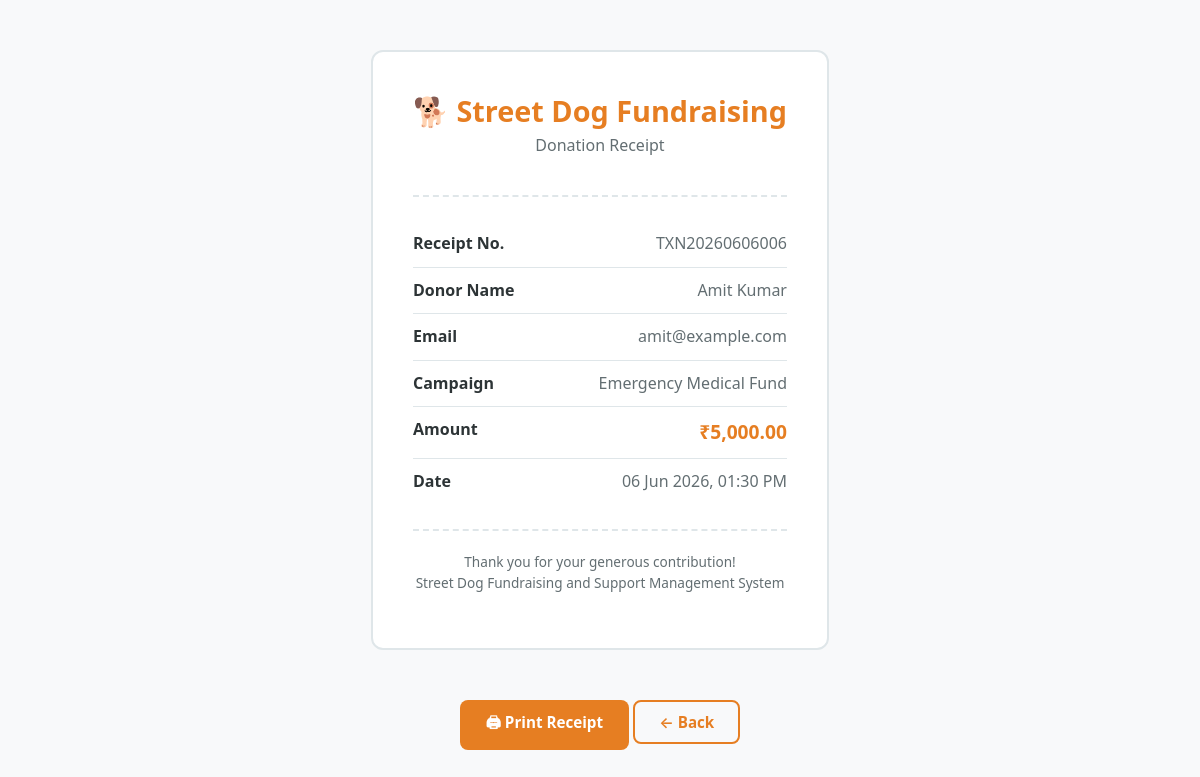
The page /php/admin/receipt.php?id=6 (signed in) on the database its author committed.
### tables this page shows
CREATE TABLE donations (
    id INT AUTO_INCREMENT PRIMARY KEY,
    user_id INT NOT NULL,
    campaign_id INT NOT NULL,
    amount DECIMAL(12, 2) NOT NULL,
    transaction_id VARCHAR(50) NOT NULL UNIQUE,
    is_anonymous TINYINT(1) NOT NULL DEFAULT 0,
    date DATETIME DEFAULT CURRENT_TIMESTAMP,
    FOREIGN KEY (user_id) REFERENCES users(id) ON DELETE CASCADE,
    FOREIGN KEY (campaign_id) REFERENCES campaigns(id) ON DELETE CASCADE,
    INDEX idx_user (user_id),
    INDEX idx_campaign (campaign_id),
    INDEX idx_date (date)
);

CREATE TABLE users (
    id INT AUTO_INCREMENT PRIMARY KEY,
    name VARCHAR(100) NOT NULL,
    email VARCHAR(150) NOT NULL UNIQUE,
    password VARCHAR(255) NOT NULL,
    role ENUM('admin', 'donor', 'volunteer') NOT NULL DEFAULT 'donor',
    status ENUM('active', 'inactive') NOT NULL DEFAULT 'active',
    security_question VARCHAR(255) DEFAULT NULL,
    security_answer VARCHAR(255) DEFAULT NULL,
    created_at DATETIME DEFAULT CURRENT_TIMESTAMP,
    updated_at DATETIME DEFAULT CURRENT_TIMESTAMP ON UPDATE CURRENT_TIMESTAMP,
    INDEX idx_email (email),
    INDEX idx_role (role)
);

CREATE TABLE campaigns (
    id INT AUTO_INCREMENT PRIMARY KEY,
    title VARCHAR(200) NOT NULL,
    description TEXT NOT NULL,
    goal_amount DECIMAL(12, 2) NOT NULL,
    current_amount DECIMAL(12, 2) NOT NULL DEFAULT 0.00,
    deadline DATE NOT NULL,
    image VARCHAR(255) DEFAULT NULL,
    status ENUM('active', 'completed', 'closed', 'deleted') NOT NULL DEFAULT 'active',
    created_at DATETIME DEFAULT CURRENT_TIMESTAMP,
    updated_at DATETIME DEFAULT CURRENT_TIMESTAMP ON UPDATE CURRENT_TIMESTAMP,
    INDEX idx_status (status),
    INDEX idx_deadline (deadline)
);

### php/functions.php (called while the page is built, shortened)
<?php
require_once __DIR__ . '/config.php';
function dbQuery($sql, $params = [], $types = '') {
    global $conn;
    $stmt = $conn->prepare($sql);
    if (!empty($params)) {
        $stmt->bind_param($types, ...$params);
    }
    $stmt->execute();
    return $stmt;
}
function dbFetchOne($sql, $params = [], $types = '') {
    $stmt = dbQuery($sql, $params, $types);
    $result = $stmt->get_result();
    $row = $result->fetch_assoc();
    return $row;
}
function formatCurrency($amount) {
    return '₹' . number_format($amount, 2);
}
function formatDateTime($date) {
    return date('d M Y, h:i A', strtotime($date));
}

### php/admin/receipt.php (the view, shortened to what this page needs)
<?php
require_once dirname(__DIR__) . '/functions.php';
$id = (int)($_GET['id'] ?? 0);
$d = dbFetchOne("SELECT d.*, u.name AS donor_name, u.email AS donor_email, c.title AS campaign_title FROM donations d JOIN users u ON d.user_id=u.id JOIN campaigns c ON d.campaign_id=c.id WHERE d.id=?", [$id], 'i');
$rootPath = '../../';
?>
<!DOCTYPE html>
<html lang="en">
<head>
    <link rel="stylesheet" href="<?php echo $rootPath; ?>css/style.css">
    <link rel="stylesheet" href="<?php echo $rootPath; ?>css/forms.css">
</head>
<body style="background:var(--bg-light); padding:20px;">
    <div class="receipt">
        <div class="receipt-header">
            <h2>🐕 Street Dog Fundraising</h2>
            <p>Donation Receipt</p>
        </div>
        <div class="receipt-body">
            <div class="receipt-row"><span class="label">Receipt No.</span><span class="value"><?php echo htmlspecialchars($d['transaction_id']); ?></span></div>
            <div class="receipt-row"><span class="label">Donor Name</span><span class="value"><?php echo $d['is_anonymous'] ? 'Anonymous' : htmlspecialchars($d['donor_name']); ?></span></div>
            <div class="receipt-row"><span class="label">Email</span><span class="value"><?php echo htmlspecialchars($d['donor_email']); ?></span></div>
            <div class="receipt-row"><span class="label">Campaign</span><span class="value"><?php echo htmlspecialchars($d['campaign_title']); ?></span></div>
            <div class="receipt-row"><span class="label">Amount</span><span class="value" style="font-size:1.2rem; font-weight:700; color:var(--primary);"><?php echo formatCurrency($d['amount']); ?></span></div>
            <div class="receipt-row"><span class="label">Date</span><span class="value"><?php echo formatDateTime($d['date']); ?></span></div>
        </div>
        <div class="receipt-footer">
            <p>Thank you for your generous contribution!<br>Street Dog Fundraising and Support Management System</p>
        </div>
    </div>
    <div class="text-center mt-2" style="max-width:600px; margin:20px auto;">
        <button onclick="window.print()" class="btn btn-primary">🖨 Print Receipt</button>
        <button onclick="history.back()" class="btn btn-outline">← Back</button>
    </div>
</body>
</html>

### css/style.css (style rules this page uses)
:root { --primary: #E67E22; --primary-dark: #D35400; --primary-light: #FDEBD0; --secondary: #1ABC9C; --secondary-dark: #16A085; --accent: #E74C3C; --accent-dark: #C0392B; --bg-light: #F8F9FA; --bg-dark: #2C3E50; --bg-darker: #1a252f; --text-primary: #2D3436; --text-secondary: #636E72; --text-light: #B2BEC3; --success: #27AE60; --warning: #F39C12; --danger: #E74C3C; --info: #3498DB; --white: #FFFFFF; --card-bg: #FFFFFF; --border: #DFE6E9; --shadow: 0 2px 12px rgba(0,0,0,0.08); --shadow-lg: 0 8px 30px rgba(0,0,0,0.12); --radius: 12px; --radius-sm: 8px; --radius-lg: 20px; --transition: all 0.3s ease; --font: 'Segoe UI', -apple-system, BlinkMacSystemFont, sans-serif; }
*, *::before, *::after { margin: 0; padding: 0; box-sizing: border-box; }
html { scroll-behavior: smooth; }
body { font-family: var(--font); font-size: 16px; line-height: 1.6; color: var(--text-primary); background: var(--bg-light); min-height: 100vh; display: flex; flex-direction: column; }
h1, h2, h3, h4, h5, h6 { font-weight: 700; line-height: 1.3; color: var(--text-primary); margin-bottom: 0.5em; }
h2 { font-size: 1.8rem; }
p { margin-bottom: 1em; color: var(--text-secondary); }
.btn { display: inline-flex; align-items: center; justify-content: center; gap: 8px; padding: 10px 24px; font-size: 0.95rem; font-weight: 600; font-family: var(--font); border: 2px solid transparent; border-radius: var(--radius-sm); cursor: pointer; transition: var(--transition); text-align: center; white-space: nowrap; }
.btn-primary { background: var(--primary); color: var(--white); }
.btn-outline { background: transparent; color: var(--primary); border-color: var(--primary); }
.text-center { text-align: center; }
.mt-2 { margin-top: 16px; }

### css/forms.css (style rules this page uses)
.receipt { background: var(--white); border: 2px solid var(--border); border-radius: var(--radius); padding: 40px; max-width: 600px; margin: 30px auto; }
.receipt-header { text-align: center; padding-bottom: 20px; border-bottom: 2px dashed var(--border); margin-bottom: 24px; }
.receipt-header h2 { color: var(--primary); margin-bottom: 4px; }
.receipt-body .receipt-row { display: flex; justify-content: space-between; padding: 10px 0; border-bottom: 1px solid var(--border); }
.receipt-body .receipt-row:last-child { border-bottom: none; }
.receipt-body .receipt-row .label { font-weight: 600; color: var(--text-primary); }
.receipt-body .receipt-row .value { color: var(--text-secondary); }
.receipt-footer { margin-top: 24px; padding-top: 20px; border-top: 2px dashed var(--border); text-align: center; font-size: 0.85rem; color: var(--text-secondary); }

### rows shown on the page
donations: transaction "TXN20260606006", user.name "Amit Kumar", user.email "amit@example.com", campaign.title "Emergency Medical Fund", amount "₹5,000.00", date "06 Jun 2026, 01:30 PM"
